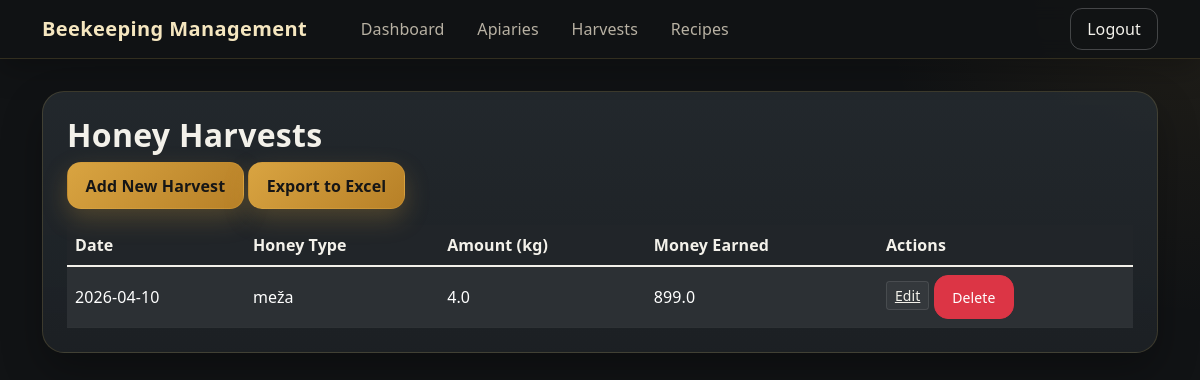
The app's page /harvests (signed in), older data.
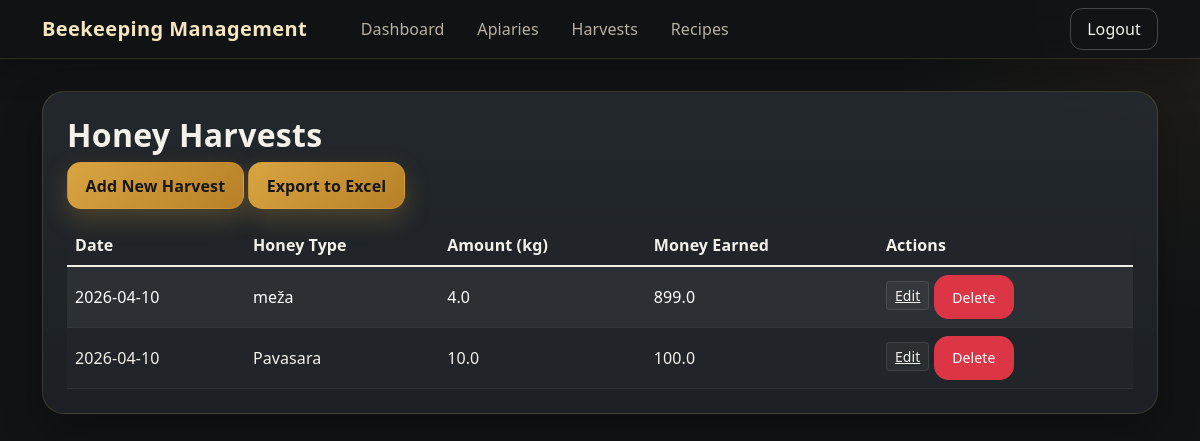
The same page, newer data.
### tables this page shows
CREATE TABLE honey_harvests (
                    id INTEGER PRIMARY KEY,
                    date TEXT NOT NULL,
                    honey_type TEXT NOT NULL,
                    amount REAL NOT NULL,
                    money_earned REAL
                , user_id INTEGER NOT NULL DEFAULT 1);

### web_app.py (the view)
@app.route('/harvests')
@login_required
def harvests():
    conn = sqlite3.connect('beekeeping.db')
    c = conn.cursor()
    c.execute("SELECT id, date, honey_type, amount, money_earned FROM honey_harvests WHERE user_id = ? ORDER BY date DESC", (session['user_id'],))
    harvests_list = c.fetchall()
    conn.close()
    return render_template('harvests.html', harvests=harvests_list)

### web_app.py (called while the page is built)
@app.before_request
def require_login():
    allowed = {"login", "register", "logout", "static", "serve_image"}  # names of view functions that don't require auth
    if request.endpoint not in allowed and not session.get("logged_in"):
        return redirect(url_for("login"))

def login_required(f):
    @wraps(f)
    def decorated_function(*args, **kwargs):
        if not session.get("logged_in"):
            return redirect(url_for("login"))
        return f(*args, **kwargs)
    return decorated_function

### templates/harvests.html (shortened to what this page needs)
{% extends "base.html" %}
{% block content %}
<div class="glass-panel p-4 mb-4">
<h2 class="section-title">Honey Harvests</h2>
<a href="{{ url_for('add_harvest') }}" class="btn btn-honey mb-3">Add New Harvest</a>
<a href="{{ url_for('export_harvests') }}" class="btn btn-honey mb-3">Export to Excel</a>
<div class="table-responsive"><table class="table table-dark table-striped table-hover align-middle mb-0">
    <thead>
        <tr>
            <th>Date</th>
            <th>Honey Type</th>
            <th>Amount (kg)</th>
            <th>Money Earned</th>
            <th>Actions</th>
        </tr>
    </thead>
    <tbody>
        {% for harvest in harvests %}
        <tr>
            <td>{{ harvest[1] }}</td>
            <td>{{ harvest[2] }}</td>
            <td>{{ harvest[3] }}</td>
            <td>{{ harvest[4] or 0 }}</td>
            <td>
                <a href="{{ url_for('edit_harvest', id=harvest[0]) }}" class="btn-sm btn-secondary">Edit</a>
                <a href="{{ url_for('delete_harvest', id=harvest[0]) }}" class="btn btn-sm btn-danger" onclick="return confirm('Are you sure?')">Delete</a>
            </td>
        </tr>
        {% endfor %}
    </tbody>
</table></div>
</div>
{% endblock %}

Row changes from the older to the newer data that the page shows:
added honey_harvests: date "2026-04-10", honey_type "Pavasara", amount "10.0", money_earned "100.0"
